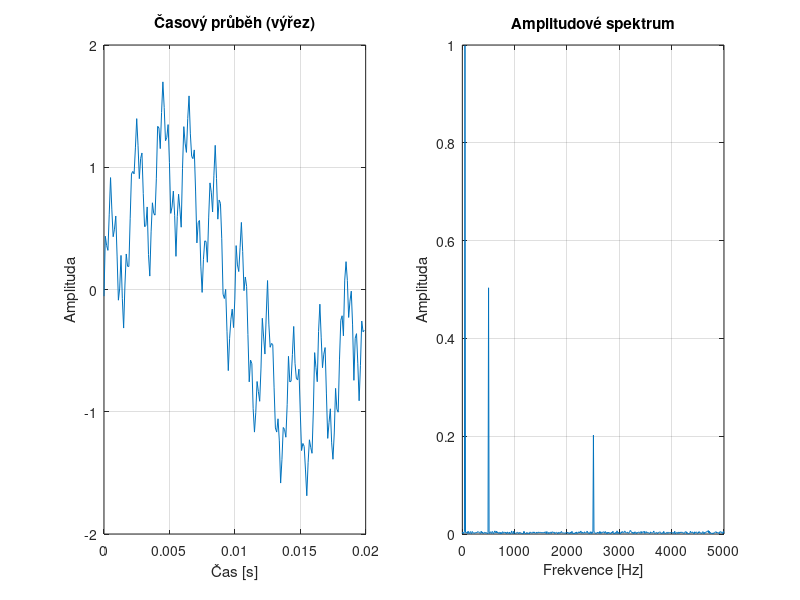

Here is the MATLAB script that generated this plot: (Note: this script raises an error after producing the figure.)
% =========================================================================
% Generování testovacích signálů pro DSP filtrace
% =========================================================================
clear; clc; close all;

%% 1. Parametry signálu
fs = 10000;         % Vzorkovací frekvence (10 kHz)
f1 = 50;   A1 = 1.0; % Nízkofrekvenční složka
f2 = 500;  A2 = 0.5; % Středněfrekvenční složka
f3 = 2500; A3 = 0.2; % Vysokofrekvenční složka
noise_power = 0.05;  % Výkon bílého šumu

%% 2. Definice velikostí datasetů
N_small = 1e3;      % 1 000 vzorků
N_medium = 1e5;     % 100 000 vzorků
N_large = 1e7;      % 10 000 000 vzorků

% Anonymní funkce pro generování signálu (aby se kód neopakoval)
generate_signal = @(N) A1*sin(2*pi*f1*(0:N-1)/fs) + ...
                       A2*sin(2*pi*f2*(0:N-1)/fs) + ...
                       A3*sin(2*pi*f3*(0:N-1)/fs) + ...
                       noise_power * randn(1, N);

%% 3. Generování signálů
disp('Generuji signály...');
sig_small  = generate_signal(N_small)';   % Transpozice na sloupcový vektor
%sig_medium = generate_signal(N_medium)';
%sig_large  = generate_signal(N_large)';

%% 4. Vykreslení malého signálu a jeho spektra pro kontrolu
t_small = (0:N_small-1)/fs;
figure('Name', 'Analýza malého signálu', 'Position', [100 100 800 400]);

% Časová oblast
subplot(1,2,1);
plot(t_small(1:200), sig_small(1:200)); % Zobrazíme jen prvních 200 vzorků
title('Časový průběh (výřez)');
xlabel('Čas [s]'); ylabel('Amplituda');
grid on;

% Frekvenční oblast (FFT)
subplot(1,2,2);
f_axis = linspace(0, fs/2, N_small/2);
sig_fft = abs(fft(sig_small))/N_small;
plot(f_axis, 2*sig_fft(1:N_small/2));
title('Amplitudové spektrum');
xlabel('Frekvence [Hz]'); ylabel('Amplituda');
grid on;

%% 5. Export do CSV
disp('Exportuji do CSV (to může u velkého datasetu chvíli trvat)...');

input_path = '../data/input/';
% writematrix je v novějších verzích Matlabu velmi rychlý
writematrix(sig_small, strcat(input_path, 'signal_small.csv'));
disp('signal_small.csv uložen.');

%writematrix(sig_medium, strcat(input_path, 'signal_medium.csv'));
disp('signal_medium.csv uložen.');

%writematrix(sig_large, strcat(input_path, 'signal_large.csv'));
disp('signal_large.csv uložen.');

disp('Hotovo!');
